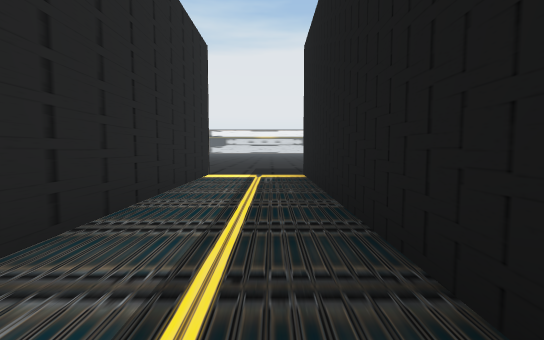
[1] (above)

21 first-person views from a walk through a Unity game level. The camera is 1.2 m above the floor, tilts 4° down and sees 85° across. Doors are open. The floor is counted in squares, 2 m on a side. Each view is taken from the middle of a square. On the plan, view 1 faces up. The plan holds only what a view shows up to about 9 squares ahead; the rest is blank. The place goes on beyond the plan. The player is left out. Some surface patterns are stand-ins.

[2]
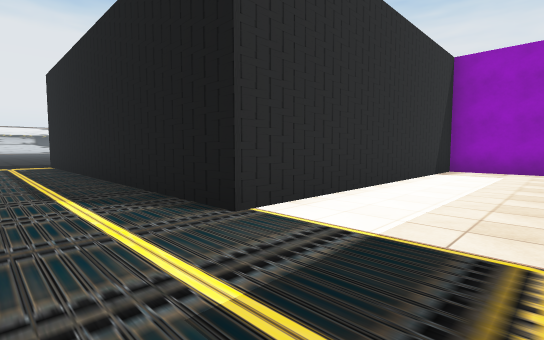

[3]
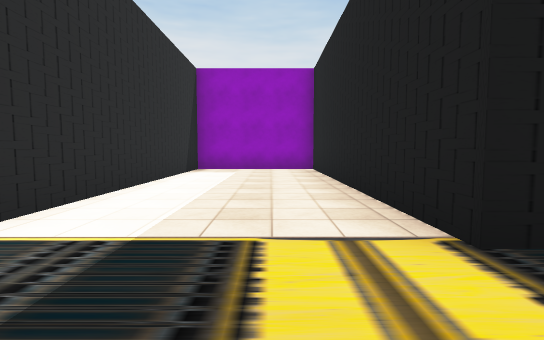

[4]
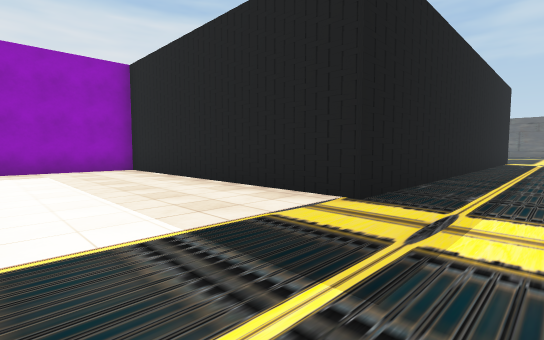

[5]
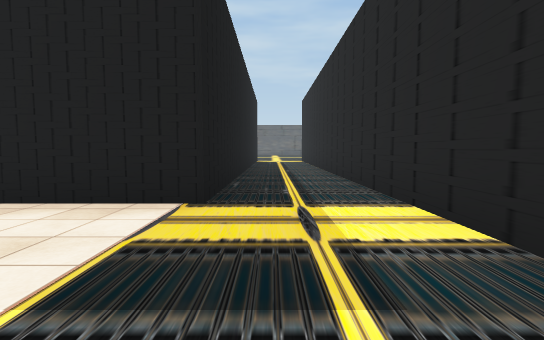

[6]
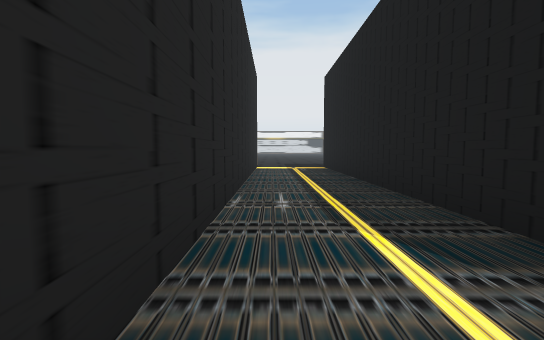

[7]
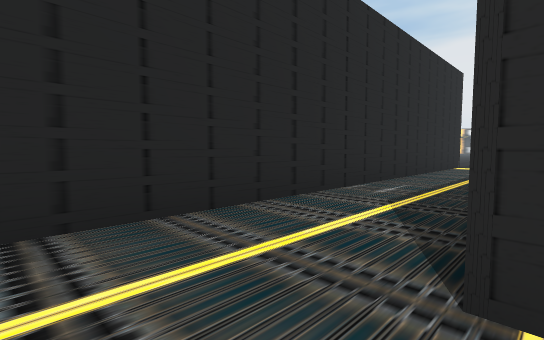

[8]
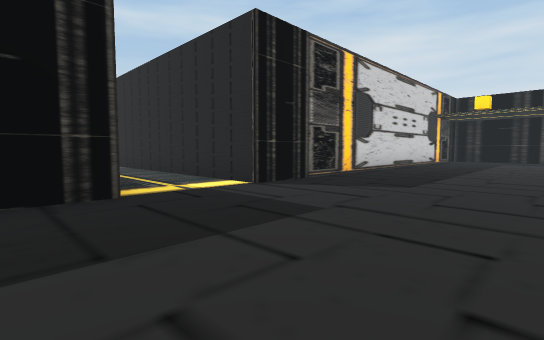

[9]
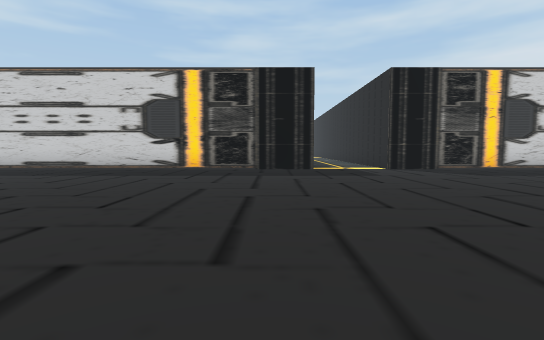

[10]
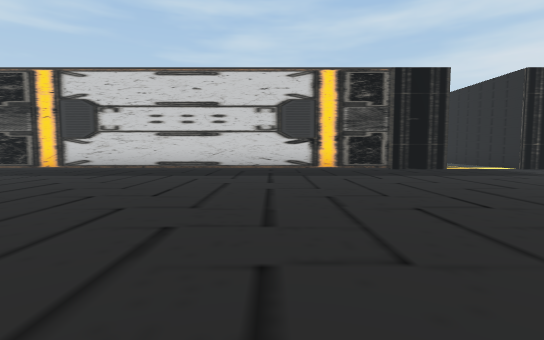

[11]
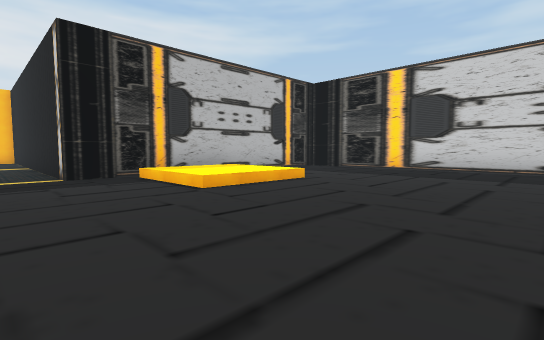

[12]
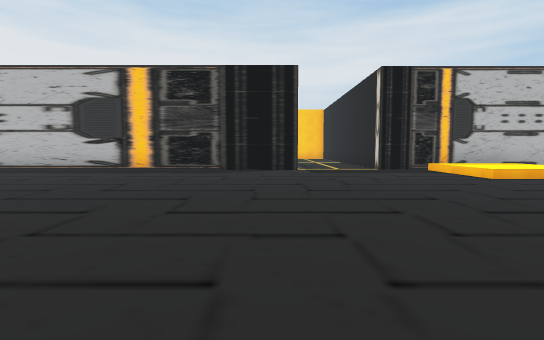

[13]
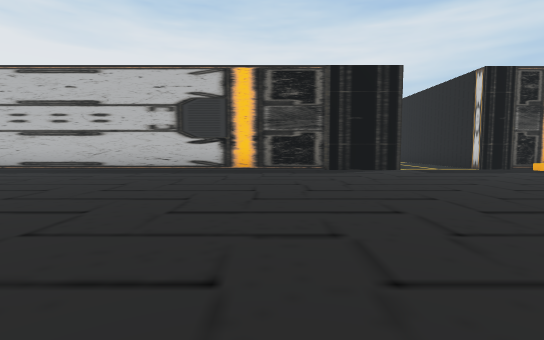

[14]
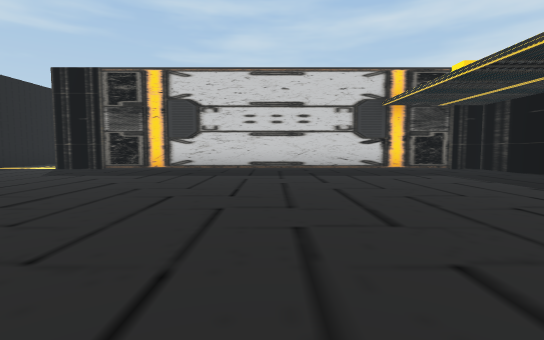

[15]
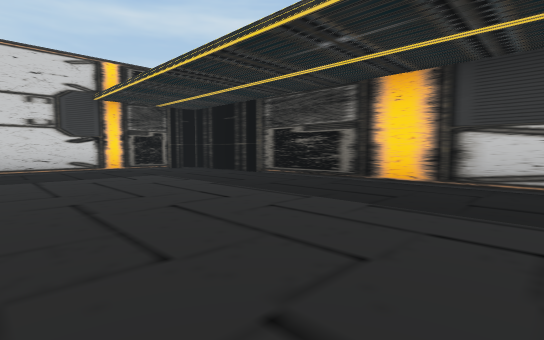

[16]
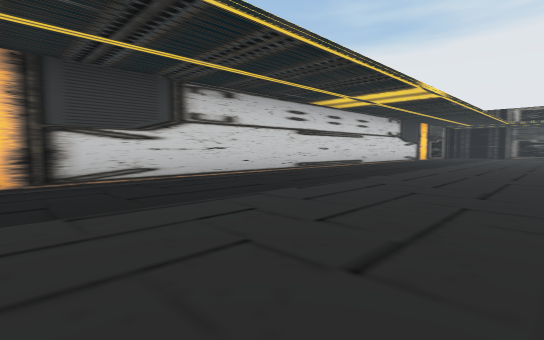

[17]
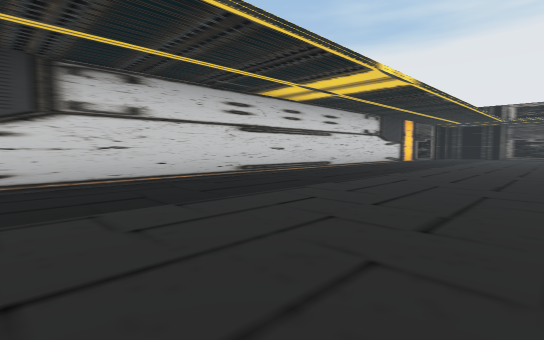

[18]
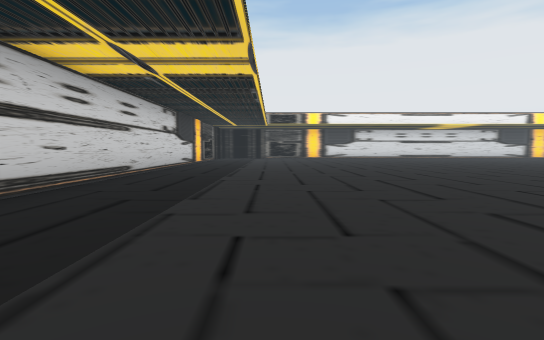

[19]
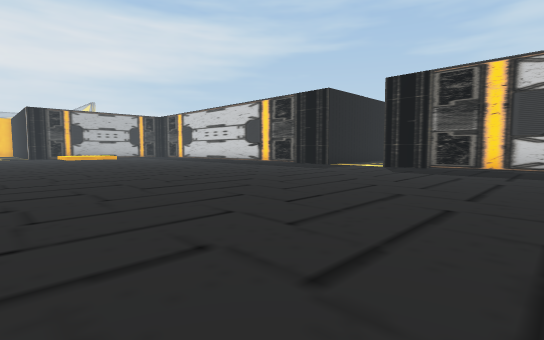

[20]
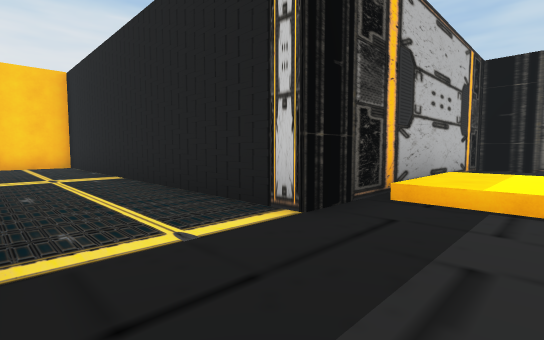

[21]
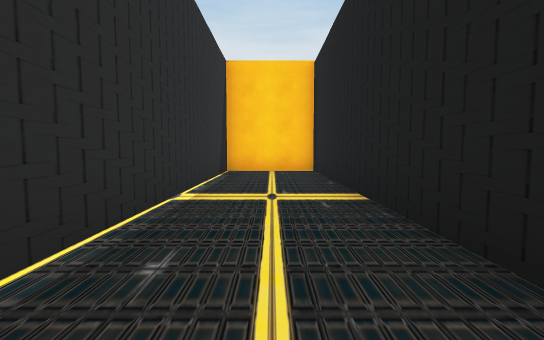

### Floor plan
Points are (right, up) in squares from view 1. A wall is a line through its corners. A room is listed if a view was taken in it or the views show most of it. See-through windows are left out.
Room 1 (views 1, 2, 3, 4, 5, 6, 7)
walls: (0.8, -10.5) (0.8, -6.3) (8, -6.3) (8, -2.8) (0.8, -2.8) (0.8, 7.1); (-1.5, 7.1) (-1.5, -10.5)
ways out: open door at (-0.5, 6.5) to room 2
Room 2 (views 8, 9, 10, 11, 12, 13, 14, 15, 16, 17, 18, 19, 20, 21)
walls: (0.8, 7.1) (15.7, 7.1) (15.7, 14.8) (25.2, 14.8) (25.2, 17.2) (18.2, 17.2); (15.7, 17.1) (15.7, 26.5); (-14.2, 26) (-14.2, 7.1) (-1.5, 7.1)
ways out: open door at (-0.5, 6.5) to room 1

Positions as (right, up) in squares from view 1, and headings:
1: (0, 0), facing up
2: (-1, -5), facing up-right
3: (-1, -5), facing right
4: (-1, -3), facing down-right
5: (0, -3), facing down
6: (-1, -3), facing up
7: (1, -4), facing up-left
8: (2, 11), facing down-left
9: (2, 16), facing down
10: (6, 16), facing down
11: (9, 16), facing down-right
12: (7, 18), facing right
13: (7, 21), facing right
14: (-8, 16), facing down
15: (-9, 16), facing down-left
16: (-9, 14), facing up-left
17: (-9, 16), facing up-left
18: (-11, 17), facing up
19: (-6, 17), facing down-right
20: (14, 17), facing down-right
21: (17, 16), facing right
